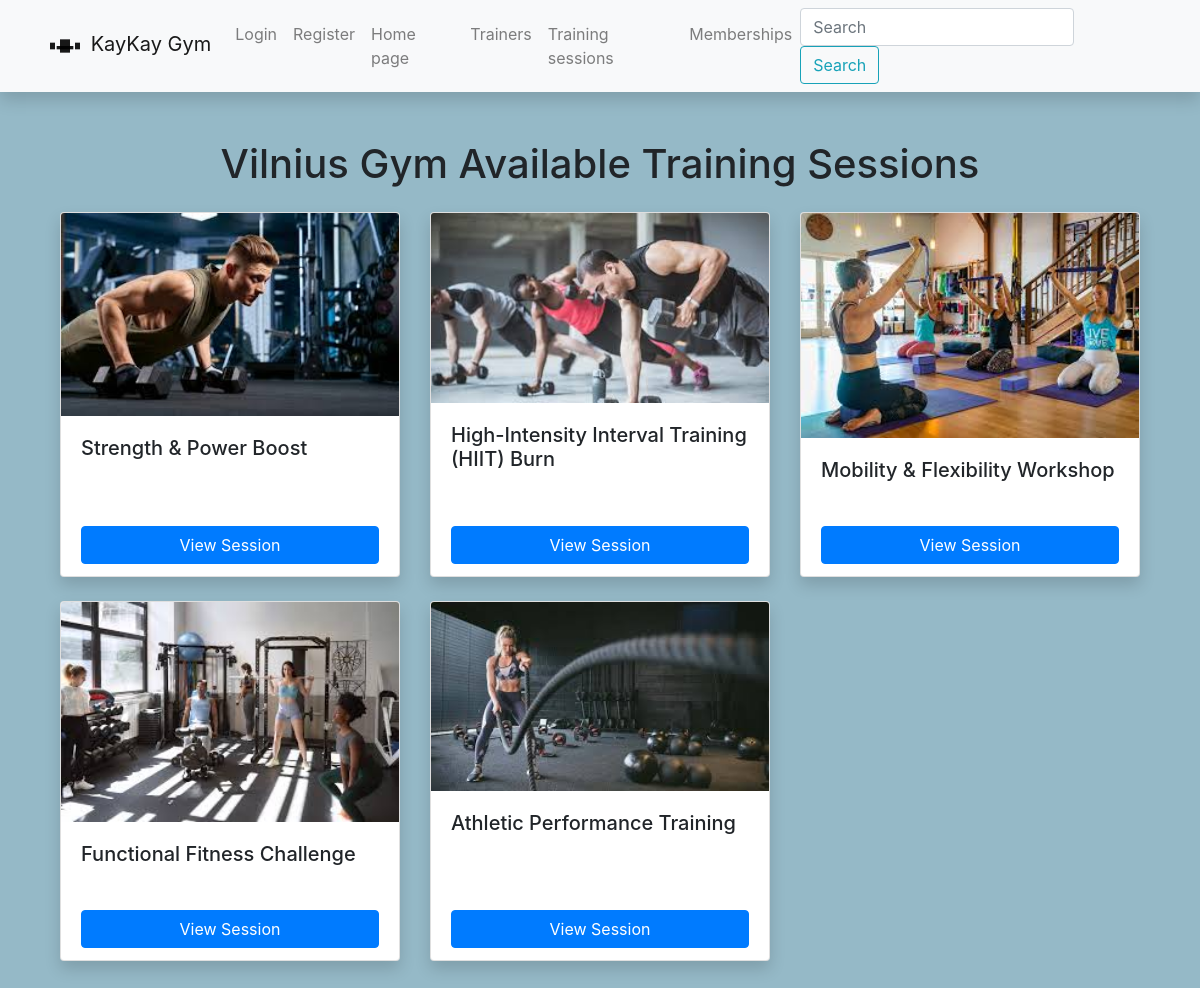
Screenshot of /gym/trainingsessions/ with the database file from the repository.
### gym/models.py (models this page shows, shortened)
class TrainingSession(models.Model):
    name = models.CharField('Name', max_length=50, help_text='Enter training sessions name')
    duration = models.DurationField(default="01:00:00", help_text="Default time is 1 hour")
    description = HTMLField()
    ts_cover = models.ImageField('training session cover',
                                 upload_to='covers/ts_covers',
                                 null=True,
                                 blank=True)

### gym/views.py (the view)
# urls.py: path('trainingsessions/', views.TrainingSessionListView.as_view(), name='trainingsessions-all'),
class TrainingSessionListView(generic.ListView):
    model = TrainingSession
    context_object_name = 'trainingsession_list'
    template_name = 'training_sessions.html'

### gym/templates/training_sessions.html
{% extends 'base.html' %}
{% load static %}
{% block content %}
<div class="container my-5">
    <h1 class="mb-4 text-center">Vilnius Gym Available Training Sessions</h1>
    <div class="row">
        {% for trainingsession in trainingsession_list %}
        <div class="col-md-4 mb-4">
            <div class="card h-100 shadow">
                {% if trainingsession.ts_cover %}
                <img src="{{ trainingsession.ts_cover.url }}" class="card-img-top" alt="{{ trainingsession.name }}">
                {% else %}
                <img src="{% static 'img/no-image.png' %}" class="card-img-top" alt="No image available">
                {% endif %}
                <div class="card-body">
                    <h5 class="card-title">{{ trainingsession.name }}</h5>
                </div>
                <div class="card-footer bg-transparent border-top-0">
                    <a href="{% url 'trainingsession-one' trainingsession.id %}" class="btn btn-primary btn-block">View
                        Session</a>
                </div>
            </div>
        </div>
        {% endfor %}
    </div>
</div>
{% endblock %}

### gym/static/css/styles.css (style rules this page uses)
body { background-color: #95B9C7; }
.card { min-height: 300px; width: 100%; }
.card-body { height: 75%; }
.card img { height: 100%; object-fit: contain; }

### rows the page displays
TrainingSession: ts_cover (picture), name "Strength & Power Boost"
TrainingSession: ts_cover (picture), name "High-Intensity Interval Training (HIIT) Burn"
TrainingSession: ts_cover (picture), name "Mobility & Flexibility Workshop"
TrainingSession: ts_cover (picture), name "Functional Fitness Challenge"
TrainingSession: ts_cover (picture), name "Athletic Performance Training"
